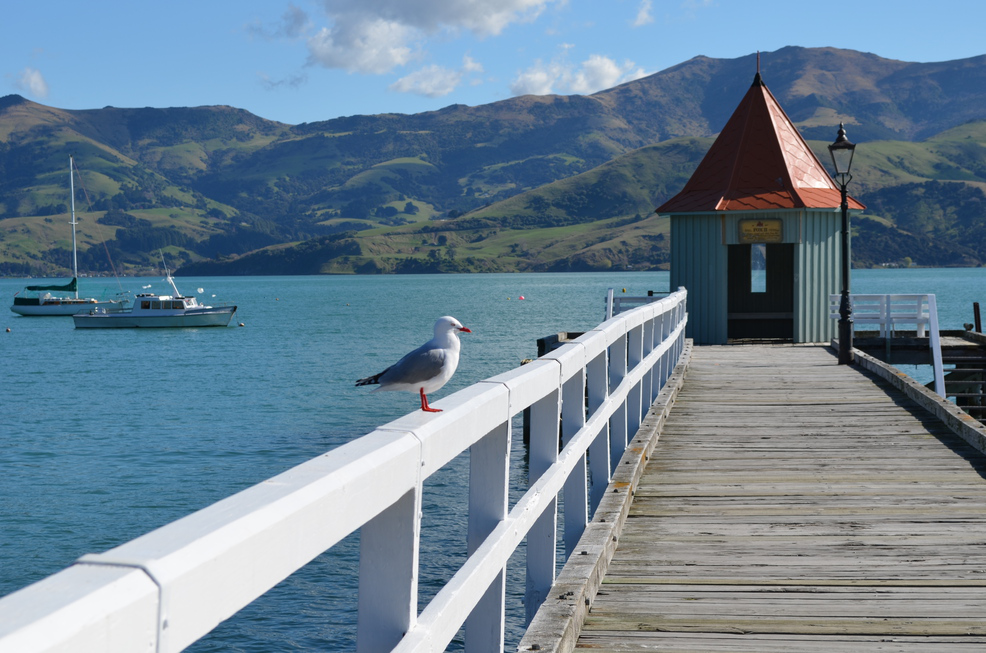
//> input picture hough-test/pic1.png, 986 x 653 px
$ ./houghtest   (built with g++ and OpenCV 4)
//> lines starting //> are read from the running program, lines starting //| are printed output that depends on the picture
### hough-test/toolbarconfig.h

#ifndef TOOLBARCONFIG_H
#define TOOLBARCONFIG_H

class ToolbarConfig {
    public:
    ToolbarConfig(int min, int max, int stepsize, int current);

    int w2t(int world_value);
    int t2w(int toolbar_value);

    int current();
    int tmax();
    int tmin();

    int min;
    int max;
    int stepsize;

    int t_current;
};

#endif

### hough-test/toolbarconfig.cpp

#include <algorithm>

#include "toolbarconfig.h"

ToolbarConfig::ToolbarConfig(int min, int max, int stepsize, int current) {
    this->min = min;
    this->max = max;
    this->stepsize = stepsize;
    this->t_current = this->w2t(current);
}

int ToolbarConfig::w2t(int world_value) {
    return int((std::min(std::max(world_value, min), max) - min) / stepsize);
}

int ToolbarConfig::t2w(int toolbar_value) {
    return toolbar_value * stepsize + min;
}

int ToolbarConfig::current() {
    return t2w(t_current);
}

int ToolbarConfig::tmax() {
    return w2t(max);
}

int ToolbarConfig::tmin() {
    return w2t(min);
}

### hough-test/houghtest.cpp

#include <stdlib.h>
#include <iostream>
#include <stdio.h>

#include "opencv2/imgproc/imgproc.hpp"
#include "opencv2/highgui/highgui.hpp"

#include "toolbarconfig.h"


using namespace cv;


// Global variables
const char* window_name = "Hough Line Detection";

ToolbarConfig
    gaussian = ToolbarConfig(0, 15, 1, 6),
    canny = ToolbarConfig(20, 150, 2, 40),
    hough = ToolbarConfig(50, 400, 10, 200);

Mat input;

// Function prototypes
void update(int, void*);
void chromakey(const Mat under, const Mat over, Mat *dst, const Scalar& color);
void help();


/**
 * Creates an interactive example of running hough line detection on a
 * sample image
 */
int main( int argc, char** argv ) {
    const char* filename = argc >= 2 ? argv[1] : "pic1.png";

    input = imread(filename, CV_LOAD_IMAGE_COLOR); if(input.empty()) {
//> further down, input is the input picture: 653 rows x 986 cols, CV_8UC3; mean B, G, R 147.5, 129.9, 107.7
        help();

        std::cout << "Can not open " << filename << std::endl;
        return -1;
    }

    // Convert the image to grayscale
    cvtColor(input, input, CV_BGR2GRAY);
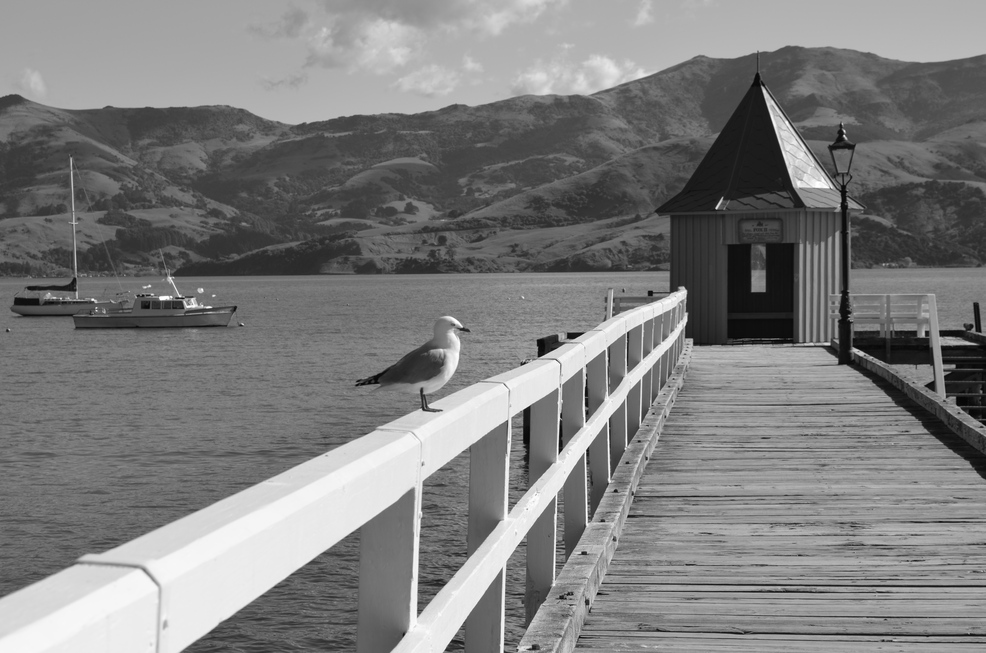
//> input: 653 rows x 986 cols, CV_8UC1; min 1, max 255, mean 125.3

    // Create a window
    namedWindow(window_name, CV_WINDOW_AUTOSIZE);

    // Create trackbars for the user to enter thresholds
    createTrackbar("Gaussian Kernel Size", window_name, &(gaussian.t_current), gaussian.tmax(), update);
    createTrackbar("Canny Min Threshold", window_name, &(canny.t_current), canny.tmax(), update);
    createTrackbar("Hough Line Threshold", window_name, &(hough.t_current), hough.tmax(), update);

    // Show the image
    update(NULL, NULL);

    // Wait until user exit program by pressing a key
    waitKey(0);

    return 0;
}


/**
 * Trackbar callback - updates the display
 */
void update(int, void*) {
    const int CANNY_RATIO = 3, CANNY_KERNEL_SIZE = 3;

    Mat blurred_input, canny_edges, hough_lines;

    // Reduce noise with a gaussian kernel
    if(gaussian.current() != 0) {
        blur(input, blurred_input, Size(gaussian.current(), gaussian.current()));
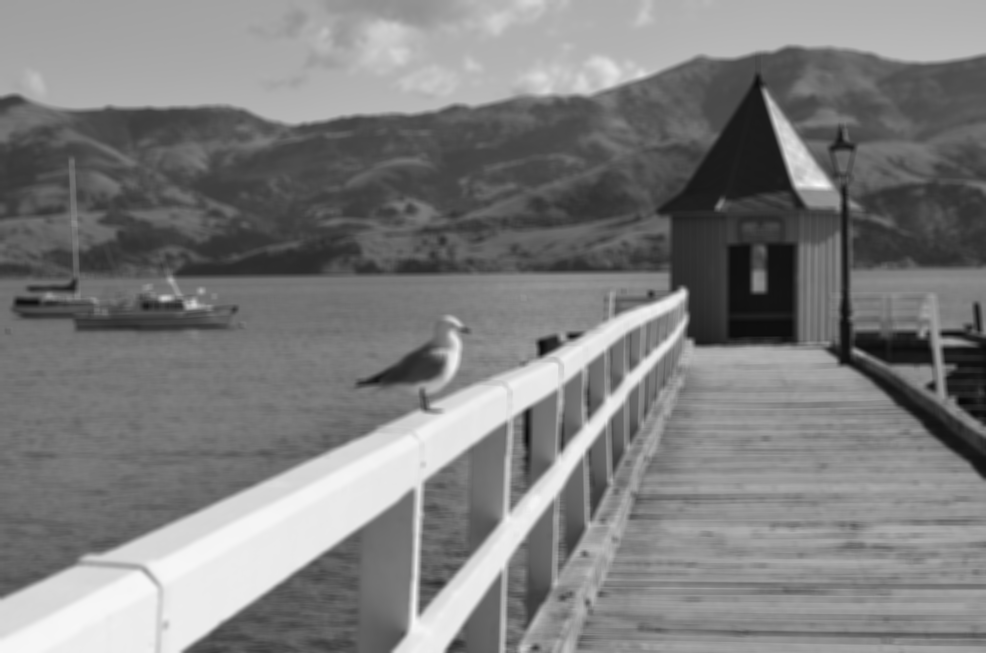
//> blurred_input: 653 rows x 986 cols, CV_8UC1; min 7, max 248, mean 125.3
    } else {
        blurred_input = input;
    }

    // Run Canny edge detector
    Canny(blurred_input, canny_edges, canny.current(), canny.current()*CANNY_RATIO, CANNY_KERNEL_SIZE);
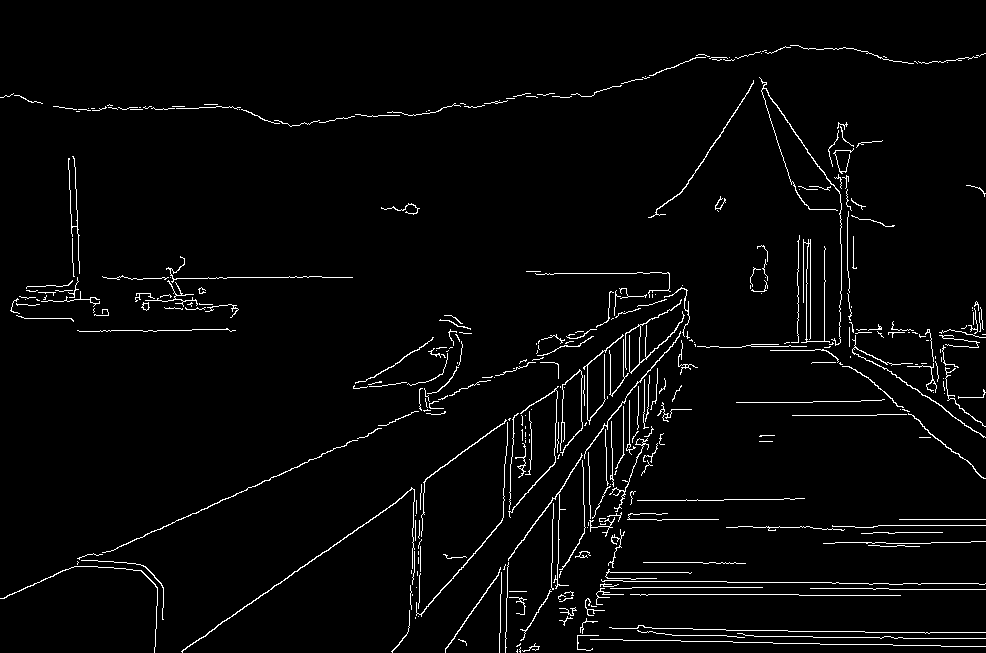
//> canny_edges: 653 rows x 986 cols, CV_8UC1; 2.9% white in thin lines or dots

    // ==== Begin Hough line detector phase

    // Create a vector to store the located lines in
    vector<Vec2f> line_vector;

    // Run the transform
    HoughLines(canny_edges, line_vector, 1, CV_PI/180, hough.current(), 0, 0);
//> line_vector = 6 lines (rho, theta): [629, 1.59], [547, 1.15], [637, 0.96], [720, 0.72], [548, 1.13], [594, 1.57]

    //std::cout << lines.size() << " lines detected" << std::endl;

    // Prepare the hough_lines image
    hough_lines = Mat::zeros(canny_edges.rows, canny_edges.cols, CV_8UC3);

    // Draw detected lines into an image
    for(size_t i = 0; i < line_vector.size(); i++) {
        float rho = line_vector[i][0], theta = line_vector[i][1];
        Point pt1, pt2;

        double a = cos(theta), b = sin(theta);
        double x0 = a*rho, y0 = b*rho;

        pt1.x = cvRound(x0 + 1000*(-b));
        pt1.y = cvRound(y0 + 1000*(a));
        pt2.x = cvRound(x0 - 1000*(-b));
        pt2.y = cvRound(y0 - 1000*(a));

        line(hough_lines, pt1, pt2, Scalar(0, 0, 255), 3, CV_AA);
    }
//> this loop made 6 passes
//> (rho, theta, a, b, x0, y0) on passes 1 to 6: (629, 1.59, -0.0175, 1, -10.98, 628.9), (547, 1.15, 0.407, 0.914, 222.5, 499.7), (637, 0.96, 0.574, 0.819, 365.4, 521.8), (720, 0.716, 0.755, 0.656, 543.4, 472.4), (548, 1.13, 0.423, 0.906, 231.6, 496.7), (594, 1.57, -4.37e-08, 1, -2.6e-05, 594)
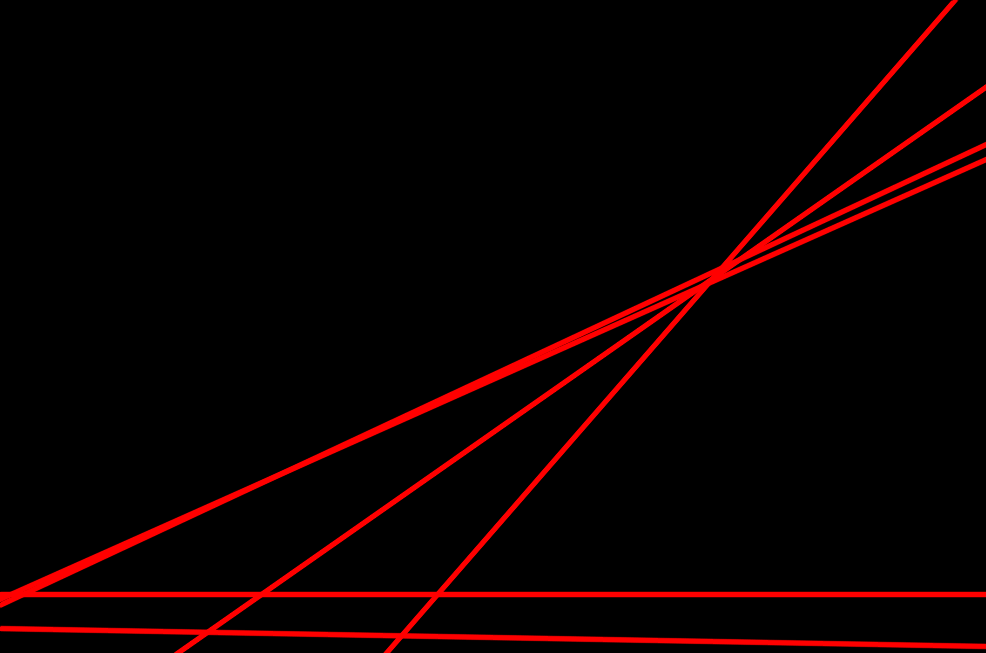
//> hough_lines: 653 rows x 986 cols, CV_8UC3; mean B, G, R 0, 0, 11.7

    // Overlay the hough lines onto the original blurred image
    Mat blurred_input_color, canny_edges_color, input_with_canny, combined_images;
    cvtColor(blurred_input, blurred_input_color, CV_GRAY2BGR);
    cvtColor(canny_edges, canny_edges_color, CV_GRAY2BGR);
//> canny_edges_color: 653 rows x 986 cols, CV_8UC3; 2.9% white in thin lines or dots

    chromakey(blurred_input_color, canny_edges_color, &input_with_canny, Scalar(0, 0, 0));
    chromakey(input_with_canny, hough_lines, &combined_images, Scalar(0, 0, 0));

    // Display the result
    imshow(window_name, combined_images);
}

/**
 * Takes two images and overlays them, using color as a chroma-key
 * Any pixels in the 'over' image that match the given color value will
 * effectively be transparent - the 'under' image will show through
 *
 * @precondition: All passed images must first be in BGR format
 */
void chromakey(const Mat under, const Mat over, Mat *dst, const Scalar& color) {
//> called with color = Scalar(0)
    // Mats must be the same size
    if(under.rows != over.rows || under.cols != over.cols) {
        std::cout << "Error, image dimensions must match" << std::endl;
        return;
    }

    // Create the destination matrix
    *dst = Mat(under.rows, under.cols, CV_8UC3, CV_RGB(0,0,0));

    for(int y=0; y<under.rows; y++) {
        for(int x=0; x<under.cols; x++) {
            if(over.at<Vec3b>(y,x)[0] == color[0] && over.at<Vec3b>(y,x)[1] == color[1] && over.at<Vec3b>(y,x)[2] == color[2]) {
                dst->at<Vec3b>(y,x)[0] = under.at<Vec3b>(y,x)[0];
                dst->at<Vec3b>(y,x)[1] = under.at<Vec3b>(y,x)[1];
                dst->at<Vec3b>(y,x)[2] = under.at<Vec3b>(y,x)[2];
            } else {
                dst->at<Vec3b>(y,x)[0] = over.at<Vec3b>(y,x)[0];
                dst->at<Vec3b>(y,x)[1] = over.at<Vec3b>(y,x)[1];
                dst->at<Vec3b>(y,x)[2] = over.at<Vec3b>(y,x)[2];
            }
        }
    }
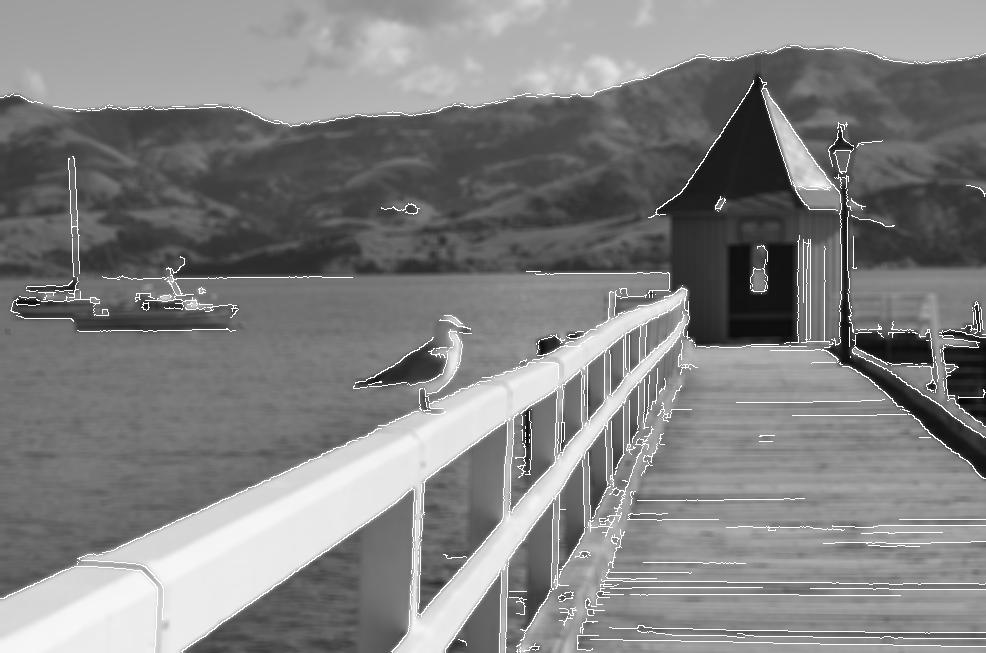
//> dst: 653 rows x 986 cols, CV_8UC3; min 7, max 255, mean 129
//> call 2 of chromakey, with color = Scalar(0)
//> after the loop in chromakey (call 2), `for(int y=0; y<under.rows; y++)`:
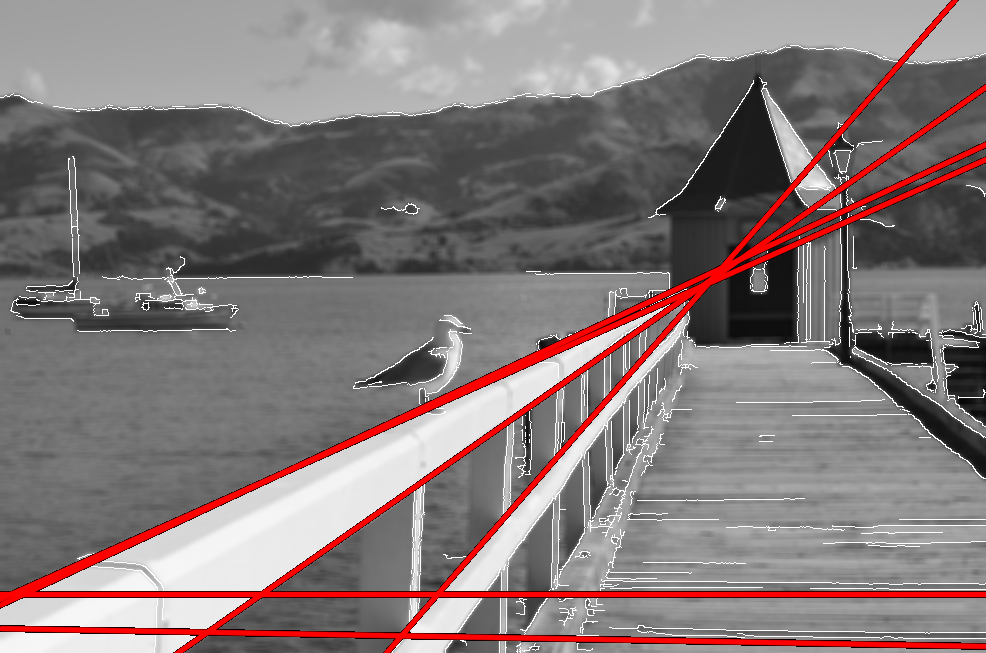
//> dst: 653 rows x 986 cols, CV_8UC3; mean B, G, R 120.5, 120.5, 132.2
}


/**
 * Prints usage information
 */
void help() {
    std::cout << "\nThis program demonstrates line finding with the Hough transform.\n" "Usage:\n"
    "./houghlines <image_name>, Default is pic1.png\n" << std::endl;
}
